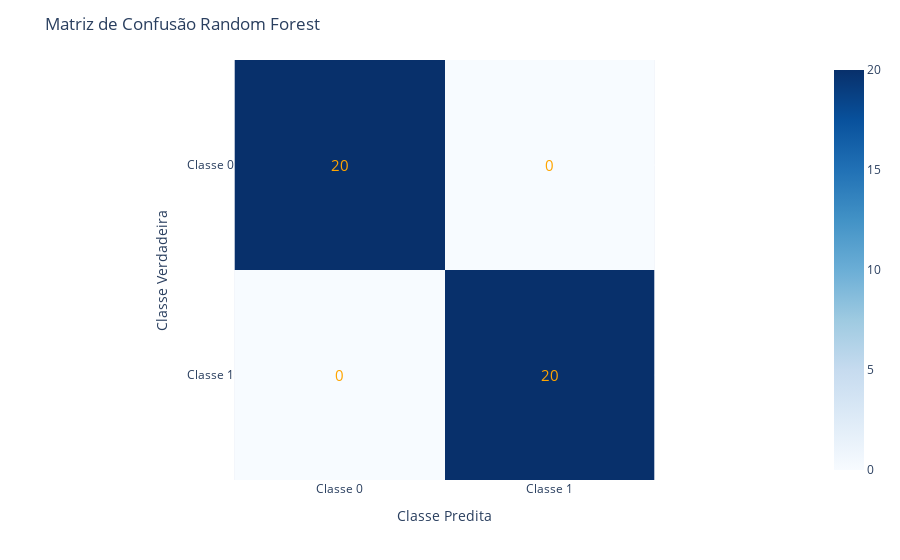

Notebook cell for this chart:
### Markdown cell above
#### Report OOS (RF)

### Code cell
PlotConfusionMatrix(y_oos, X_oos, "Matriz de Confusão Random Forest", 0)

### Figure 1 — Plotly figure (JSON) as saved in the notebook; plotly's stock layout.template omitted (floating-point values rounded to 4 significant figures)
{"data": [{"coloraxis": "coloraxis", "colorbar": {"title": {"text": "Counts"}}, "hovertemplate": "Predicted: %{x}<br>True: %{y}<br>color: %{z}<extra></extra>", "name": "0", "showscale": true, "type": "heatmap", "x": ["Classe 0", "Classe 1"], "xaxis": "x", "y": ["Classe 0", "Classe 1"], "yaxis": "y", "z": [[20, 0], [0, 20]]}], "layout": {"annotations": [{"align": "center", "font": {"color": "orange", "size": 15}, "showarrow": false, "text": "20", "x": 0, "y": 0}, {"align": "center", "font": {"color": "orange", "size": 15}, "showarrow": false, "text": "0", "x": 1, "y": 0}, {"align": "center", "font": {"color": "orange", "size": 15}, "showarrow": false, "text": "0", "x": 0, "y": 1}, {"align": "center", "font": {"color": "orange", "size": 15}, "showarrow": false, "text": "20", "x": 1, "y": 1}], "coloraxis": {"colorscale": [[0, "rgb(247,251,255)"], [0.125, "rgb(222,235,247)"], [0.25, "rgb(198,219,239)"], [0.375, "rgb(158,202,225)"], [0.5, "rgb(107,174,214)"], [0.625, "rgb(66,146,198)"], [0.75, "rgb(33,113,181)"], [0.875, "rgb(8,81,156)"], [1, "rgb(8,48,107)"]]}, "font": {"size": 12}, "margin": {"t": 60}, "title": {"text": "Matriz de Confusão Random Forest"}, "xaxis": {"anchor": "y", "constrain": "domain", "domain": [0, 1], "scaleanchor": "y", "title": {"text": "Classe Predita"}}, "yaxis": {"anchor": "x", "autorange": "reversed", "constrain": "domain", "domain": [0, 1], "title": {"text": "Classe Verdadeira"}}}}
